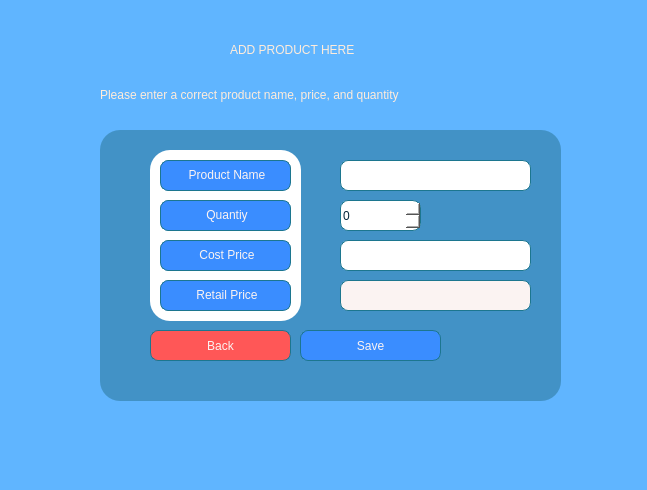
<?xml version="1.0" encoding="UTF-8"?>
<ui version="4.0">
 <class>MainWindow</class>
 <widget class="QMainWindow" name="MainWindow">
  <property name="geometry">
   <rect>
    <x>0</x>
    <y>0</y>
    <width>647</width>
    <height>490</height>
   </rect>
  </property>
  <property name="windowTitle">
   <string>MainWindow</string>
  </property>
  <property name="layoutDirection">
   <enum>Qt::LeftToRight</enum>
  </property>
  <property name="styleSheet">
   <string notr="true">background-color:rgb(96, 181, 255);
</string>
  </property>
  <widget class="QWidget" name="centralwidget">
   <widget class="QFrame" name="frame">
    <property name="geometry">
     <rect>
      <x>100</x>
      <y>130</y>
      <width>461</width>
      <height>271</height>
     </rect>
    </property>
    <property name="styleSheet">
     <string notr="true">background-color:rgb(66, 146, 198);
border-radius:20px;</string>
    </property>
    <property name="frameShape">
     <enum>QFrame::StyledPanel</enum>
    </property>
    <property name="frameShadow">
     <enum>QFrame::Raised</enum>
    </property>
    <widget class="QLabel" name="productnamelabel">
     <property name="geometry">
      <rect>
       <x>60</x>
       <y>30</y>
       <width>131</width>
       <height>31</height>
      </rect>
     </property>
     <property name="styleSheet">
      <string notr="true">background-color: rgb(58, 141, 255);
color:rgb(251, 243, 242);
font: 75 10pt &quot;Verdana&quot;;
border: 1px solid rgb(28, 118, 143);
border-radius: 8px;</string>
     </property>
     <property name="text">
      <string>&lt;html&gt;&lt;head/&gt;&lt;body&gt;&lt;p align=&quot;center&quot;&gt;Product Name&lt;/p&gt;&lt;/body&gt;&lt;/html&gt;</string>
     </property>
    </widget>
    <widget class="Line" name="line">
     <property name="geometry">
      <rect>
       <x>50</x>
       <y>20</y>
       <width>151</width>
       <height>171</height>
      </rect>
     </property>
     <property name="styleSheet">
      <string notr="true">background-color:rgb(255, 255, 255);</string>
     </property>
     <property name="orientation">
      <enum>Qt::Vertical</enum>
     </property>
    </widget>
    <widget class="QLabel" name="costlabel">
     <property name="geometry">
      <rect>
       <x>60</x>
       <y>110</y>
       <width>131</width>
       <height>31</height>
      </rect>
     </property>
     <property name="layoutDirection">
      <enum>Qt::LeftToRight</enum>
     </property>
     <property name="styleSheet">
      <string notr="true">background-color: rgb(58, 141, 255);
color:rgb(251, 243, 242);
font: 75 10pt &quot;Verdana&quot;;
border: 1px solid rgb(28, 118, 143);
border-radius: 8px;</string>
     </property>
     <property name="text">
      <string>&lt;html&gt;&lt;head/&gt;&lt;body&gt;&lt;p align=&quot;center&quot;&gt;Cost Price&lt;/p&gt;&lt;/body&gt;&lt;/html&gt;</string>
     </property>
    </widget>
    <widget class="QLabel" name="quantitylabel">
     <property name="geometry">
      <rect>
       <x>60</x>
       <y>70</y>
       <width>131</width>
       <height>31</height>
      </rect>
     </property>
     <property name="styleSheet">
      <string notr="true">background-color: rgb(58, 141, 255);
color:rgb(251, 243, 242);
font: 75 10pt &quot;Verdana&quot;;
border: 1px solid rgb(28, 118, 143);
border-radius: 8px;</string>
     </property>
     <property name="text">
      <string>&lt;html&gt;&lt;head/&gt;&lt;body&gt;&lt;p align=&quot;center&quot;&gt;Quantiy&lt;/p&gt;&lt;/body&gt;&lt;/html&gt;</string>
     </property>
    </widget>
    <widget class="QLineEdit" name="productNameInput">
     <property name="geometry">
      <rect>
       <x>240</x>
       <y>30</y>
       <width>191</width>
       <height>31</height>
      </rect>
     </property>
     <property name="styleSheet">
      <string notr="true">background-color:rgb(255, 255, 255);
color:rgb(3, 37, 57);
font: 75 10pt &quot;Verdana&quot;;
border: 1px solid rgb(28, 118, 143);
border-radius: 8px;</string>
     </property>
    </widget>
    <widget class="QLineEdit" name="purchasePriceInput">
     <property name="geometry">
      <rect>
       <x>240</x>
       <y>110</y>
       <width>191</width>
       <height>31</height>
      </rect>
     </property>
     <property name="styleSheet">
      <string notr="true">background-color:rgb(255, 255, 255);
color:rgb(3, 37, 57);
font: 75 10pt &quot;Verdana&quot;;
border: 1px solid rgb(28, 118, 143);
border-radius: 8px;</string>
     </property>
    </widget>
    <widget class="QSpinBox" name="stockInput">
     <property name="geometry">
      <rect>
       <x>240</x>
       <y>70</y>
       <width>81</width>
       <height>31</height>
      </rect>
     </property>
     <property name="styleSheet">
      <string notr="true">background-color:rgb(255, 255, 255);
color:rgb(3, 37, 57);
font: 75 10pt &quot;Verdana&quot;;
border: 1px solid rgb(28, 118, 143);
border-radius: 8px;</string>
     </property>
    </widget>
    <widget class="QPushButton" name="backBtn">
     <property name="geometry">
      <rect>
       <x>50</x>
       <y>200</y>
       <width>141</width>
       <height>31</height>
      </rect>
     </property>
     <property name="styleSheet">
      <string notr="true">border: 1px solid rgb(28, 118, 143);
font: 75 10pt &quot;MS Shell Dlg 2&quot;;
border-radius: 8px;
color:rgb(251, 243, 242);
background-color:rgb(255, 87, 87);</string>
     </property>
     <property name="text">
      <string>Back</string>
     </property>
    </widget>
    <widget class="QPushButton" name="saveBtn">
     <property name="geometry">
      <rect>
       <x>200</x>
       <y>200</y>
       <width>141</width>
       <height>31</height>
      </rect>
     </property>
     <property name="styleSheet">
      <string notr="true">border: 1px solid rgb(28, 118, 143);
font: 75 10pt &quot;MS Shell Dlg 2&quot;;
border-radius: 8px;
color:rgb(251, 243, 242);
background-color: rgb(58, 141, 255);</string>
     </property>
     <property name="text">
      <string>Save</string>
     </property>
    </widget>
    <widget class="QLabel" name="retaillabel">
     <property name="geometry">
      <rect>
       <x>60</x>
       <y>150</y>
       <width>131</width>
       <height>31</height>
      </rect>
     </property>
     <property name="layoutDirection">
      <enum>Qt::LeftToRight</enum>
     </property>
     <property name="styleSheet">
      <string notr="true">background-color: rgb(58, 141, 255);
color:rgb(251, 243, 242);
font: 75 10pt &quot;Verdana&quot;;
border: 1px solid rgb(28, 118, 143);
border-radius: 8px;</string>
     </property>
     <property name="text">
      <string>&lt;html&gt;&lt;head/&gt;&lt;body&gt;&lt;p align=&quot;center&quot;&gt;Retail Price&lt;/p&gt;&lt;/body&gt;&lt;/html&gt;</string>
     </property>
    </widget>
    <widget class="QLineEdit" name="priceInput">
     <property name="geometry">
      <rect>
       <x>240</x>
       <y>150</y>
       <width>191</width>
       <height>31</height>
      </rect>
     </property>
     <property name="styleSheet">
      <string notr="true">background-color:rgb(251, 243, 242);;
color:rgb(3, 37, 57);
font: 75 10pt &quot;Verdana&quot;;
border: 1px solid rgb(28, 118, 143);
border-radius: 8px;</string>
     </property>
    </widget>
    <zorder>line</zorder>
    <zorder>productnamelabel</zorder>
    <zorder>costlabel</zorder>
    <zorder>quantitylabel</zorder>
    <zorder>productNameInput</zorder>
    <zorder>purchasePriceInput</zorder>
    <zorder>stockInput</zorder>
    <zorder>backBtn</zorder>
    <zorder>saveBtn</zorder>
    <zorder>retaillabel</zorder>
    <zorder>priceInput</zorder>
   </widget>
   <widget class="QLabel" name="label">
    <property name="geometry">
     <rect>
      <x>230</x>
      <y>40</y>
      <width>221</width>
      <height>21</height>
     </rect>
    </property>
    <property name="styleSheet">
     <string notr="true">color:rgb(255, 236, 219);
font: 75 12pt &quot;Eras Bold ITC&quot;;</string>
    </property>
    <property name="text">
     <string>&lt;html&gt;&lt;head/&gt;&lt;body&gt;&lt;p&gt;ADD PRODUCT HERE&lt;/p&gt;&lt;/body&gt;&lt;/html&gt;</string>
    </property>
   </widget>
   <widget class="QLabel" name="label_2">
    <property name="geometry">
     <rect>
      <x>100</x>
      <y>70</y>
      <width>491</width>
      <height>51</height>
     </rect>
    </property>
    <property name="styleSheet">
     <string notr="true">color:rgb(255, 236, 219);
font: 75 12pt &quot;Verdana&quot;;
font-weight:350;

</string>
    </property>
    <property name="text">
     <string>&lt;html&gt;&lt;head/&gt;&lt;body&gt;&lt;p&gt;Please enter a correct product name, price, and quantity&lt;/p&gt;&lt;/body&gt;&lt;/html&gt;</string>
    </property>
    <property name="wordWrap">
     <bool>true</bool>
    </property>
   </widget>
  </widget>
  <widget class="QStatusBar" name="statusbar"/>
 </widget>
 <resources/>
 <connections/>
</ui>
